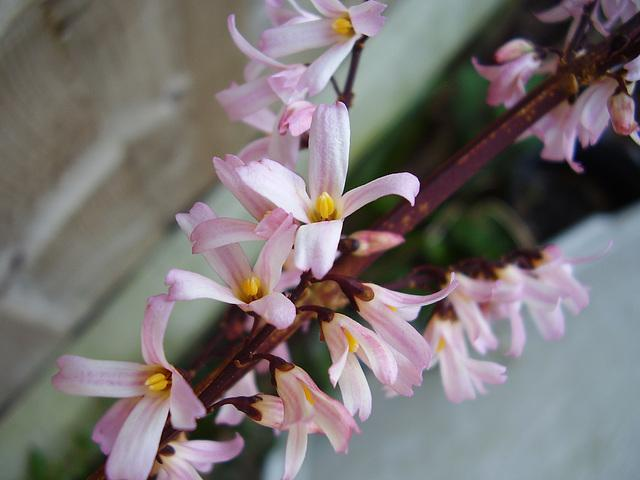
#> input picture python-code/opengl-learning/resources/images/f2.jpg, 640 x 480 px, found by its file name
$ jupyter execute '边缘检测-Wallis微分算子.ipynb'   (shell and % lines are left out)
#> lines starting #> are read from the running program, lines starting #| are printed output that depends on the picture; after the words box and inside, x2 and y2 are one past the last pixel; in counts of white or black regions, pixels touching at a corner belong together
# 边缘检测-Wallis微分算子

[cell 1]
#coding:utf-8
import numpy as np
import cv2
import matplotlib.pyplot as plt

[cell 2]
src = cv2.cvtColor(cv2.imread('../datas/f2.jpg'),cv2.COLOR_BGR2RGB)
gray = cv2.imread('../datas/f2.jpg',0)
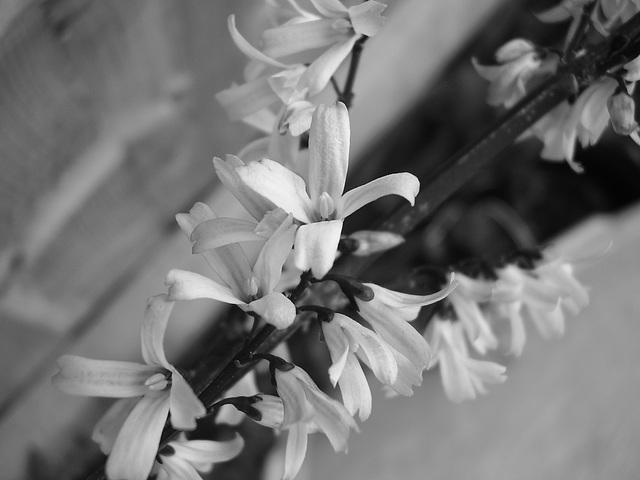
#> gray: shape (480, 640); min 0, max 254, mean 116.2

[cell 3]
def edge_wallis(src):
    rows,cols = src.shape
#> rows = 480; cols = 640
    srcf = src.astype(np.float32) / 255.0
    I = srcf
    II = np.zeros_like(srcf)
    for i in range(1,rows-1):
        for j in range(1,cols-1):
            II[i,j]=np.log10(I[i,j]+1) - \
                    0.25*(np.log10(I[i-1,j]+1) + \
                    np.log10(I[i+1,j]+1)+ \
                    np.log10(I[i,j-1]+1)+ \
                    np.log10(I[i,j+1]+1))
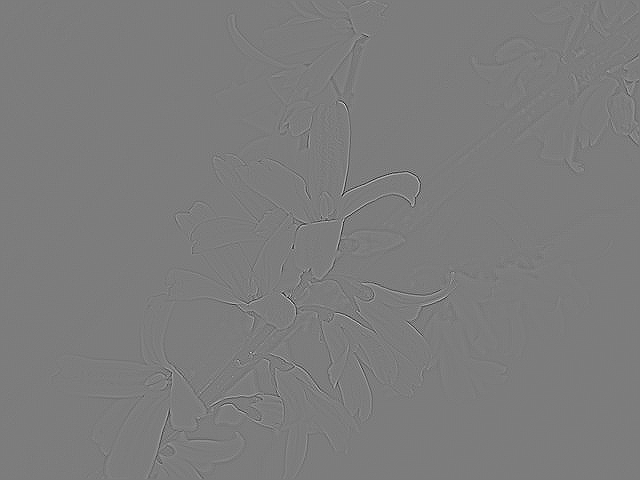
#> II: shape (480, 640) float32; min -0.103, max 0.108, mean 9.14e-07; drawn with min black and max white
    min1 = np.amin(II)
#> min1 = -0.103
    min2 = np.amin(min1)
#> min2 = -0.103
    II = 46 * II - min2 + 0.4

    idx = (II < -0.035)
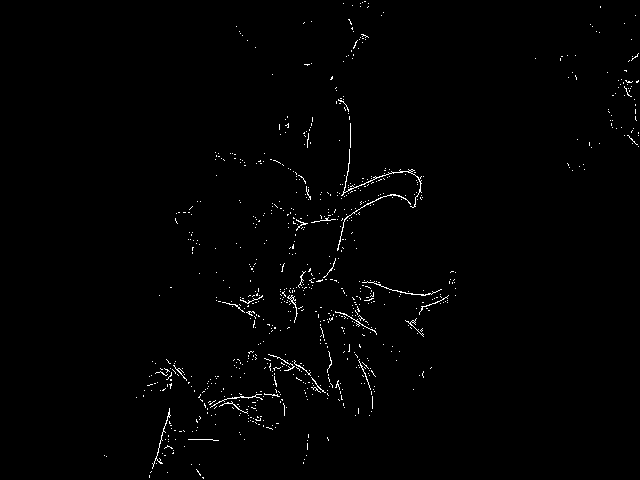
#> idx: shape (480, 640) bool; 1% white in thin lines or dots, all inside (x1, y1, x2, y2) = (104, 1, 639, 479)
    II[idx] = 0
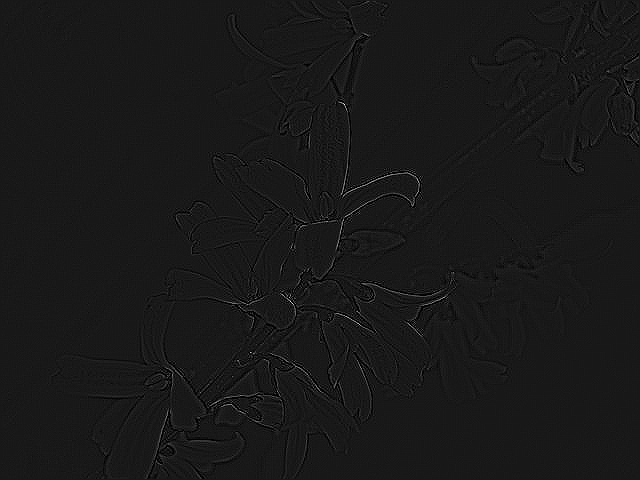
#> II: shape (480, 640) float32; min -0.035, max 5.46, mean 0.509; drawn with min black and max white
    II[~idx] = 1
    II = II * 255
    II = II.astype(np.uint8)
    return II

$ run again, with python-code/opengl-learning/resources/images/f1.jpg copied over python-code/opengl-learning/resources/images/f2.jpg
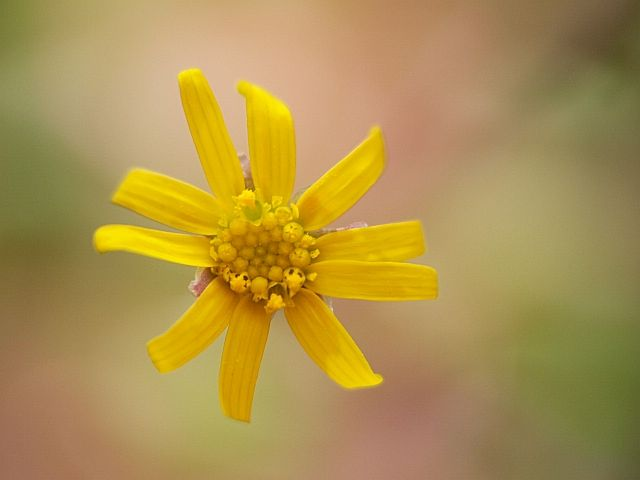
#> input picture python-code/opengl-learning/resources/images/f1.jpg, 640 x 480 px, found by its file name
#> min1 = -0.0547
#> in edge_wallis, `idx = (II < -0.035)`:
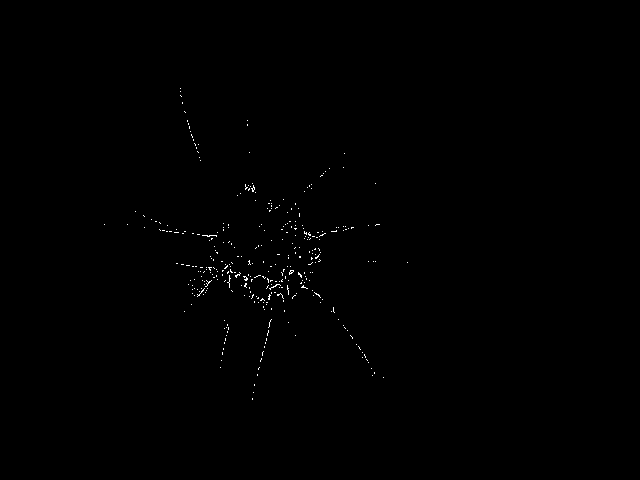
#> idx: shape (480, 640) bool; 0.28% white in thin lines or dots, all inside (x1, y1, x2, y2) = (104, 88, 408, 400)
#> in edge_wallis, `II[idx] = 0`:
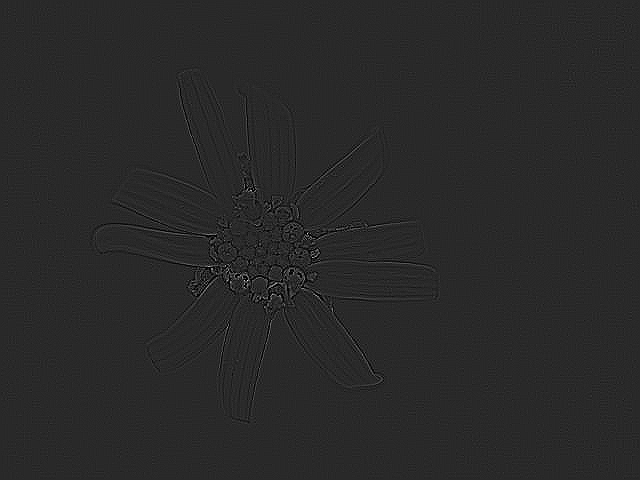
#> II: shape (480, 640) float32; min -0.0347, max 2.97, mean 0.456; drawn with min black and max white

$ run again, with python-code/opengl-learning/resources/images/f3.jpg copied over python-code/opengl-learning/resources/images/f2.jpg
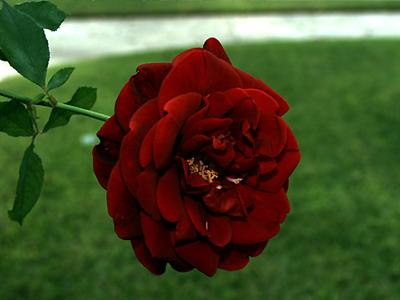
#> input picture python-code/opengl-learning/resources/images/f3.jpg, 400 x 300 px, found by its file name
#> after the loop in edge_wallis, `for i in range(1,rows-1):`:
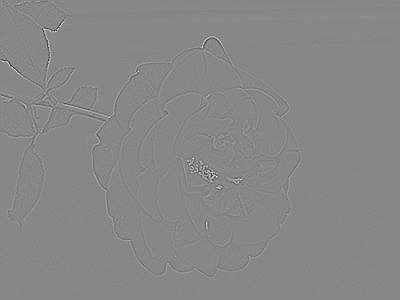
#> II: shape (300, 400) float32; min -0.121, max 0.107, mean -5.88e-06; drawn with min black and max white
#> min1 = -0.121
#> idx: shape (300, 400) bool; 1.3% white in thin lines or dots, all inside (x1, y1, x2, y2) = (1, 1, 298, 279)
#> in edge_wallis, `II[idx] = 0`:
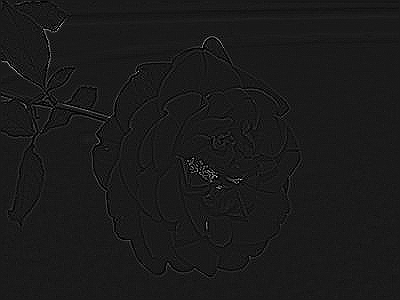
#> II: shape (300, 400) float32; min -0.035, max 5.43, mean 0.528; drawn with min black and max white

$ run again, with python-code/opengl-learning/resources/images/f4.jpg copied over python-code/opengl-learning/resources/images/f2.jpg
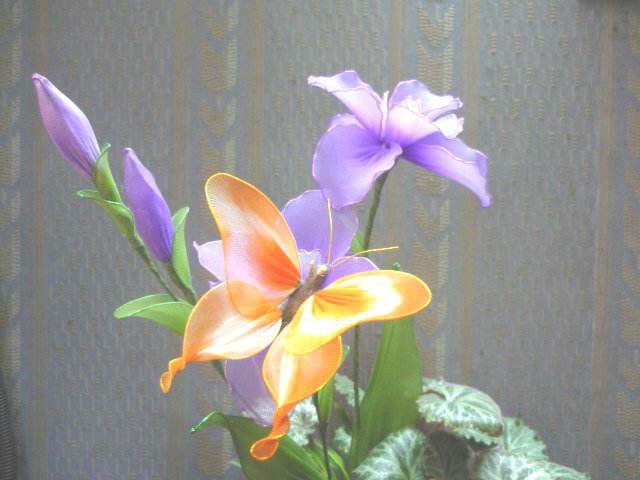
#> input picture python-code/opengl-learning/resources/images/f4.jpg, 640 x 480 px, found by its file name
#> after the loop in edge_wallis, `for i in range(1,rows-1):`:
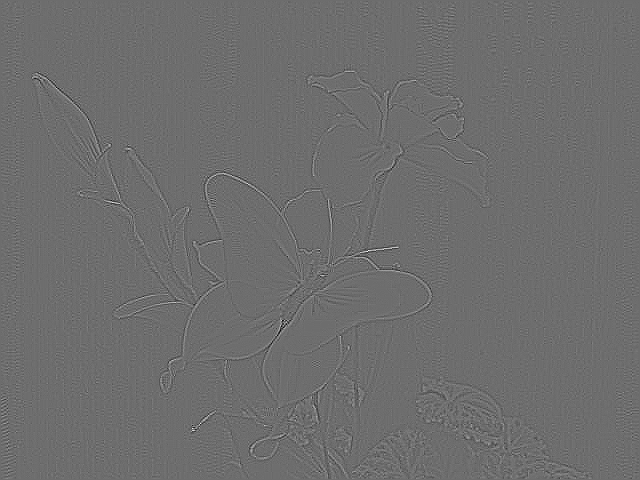
#> II: shape (480, 640) float32; min -0.0402, max 0.053, mean 8.63e-07; drawn with min black and max white
#> min1 = -0.0402
#> idx: shape (480, 640) bool; 0.54% white in thin lines or dots
#> in edge_wallis, `II[idx] = 0`:
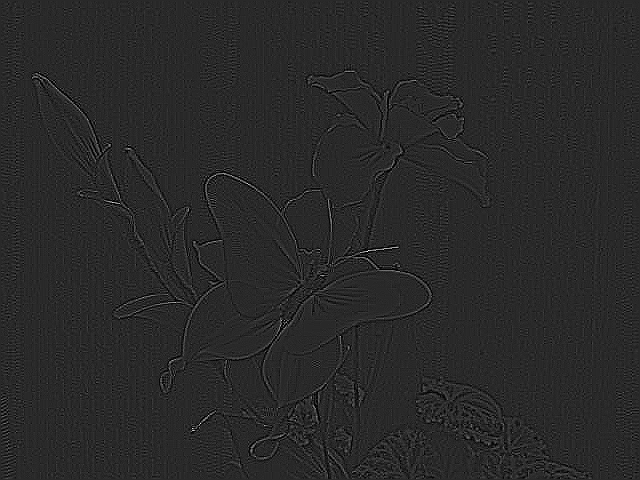
#> II: shape (480, 640) float32; min -0.035, max 2.88, mean 0.441; drawn with min black and max white
